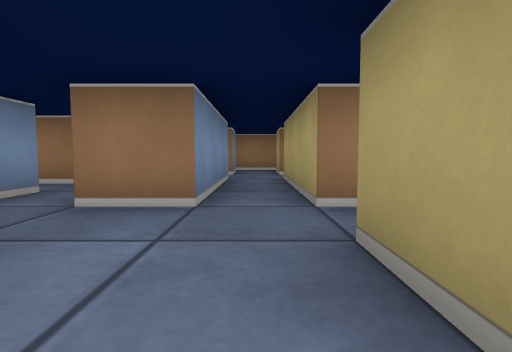
[1] (above)

13 first-person views from a walk through a cub3D ray-caster map. The camera is about half as high as the walls, tilts 4° down and sees 80° across. The floor is counted in squares. Each view is taken from the middle of a square. On the plan, view 1 faces up. The plan holds only what a view shows up to about 9 squares ahead; the rest is blank.

[2]
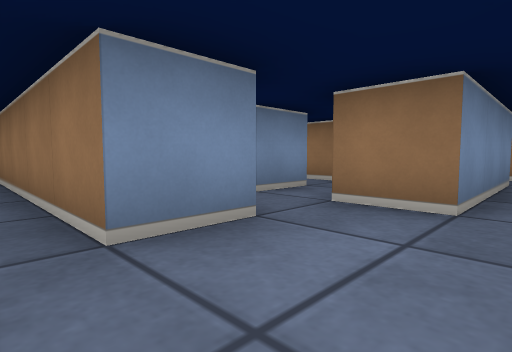

[3]
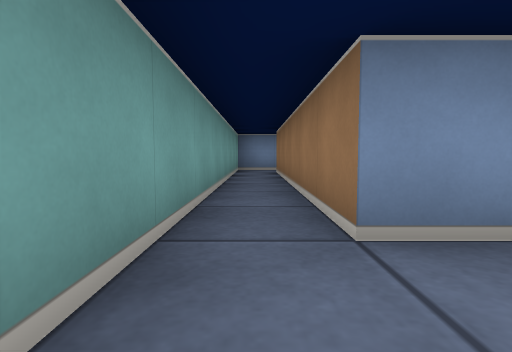

[4]
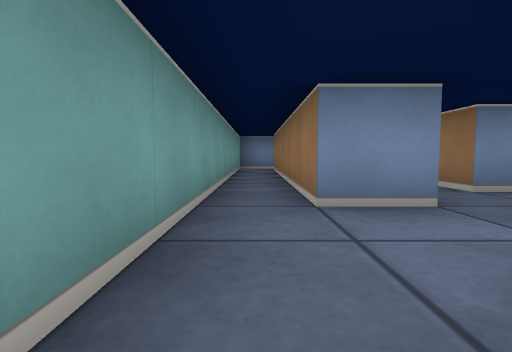

[5]
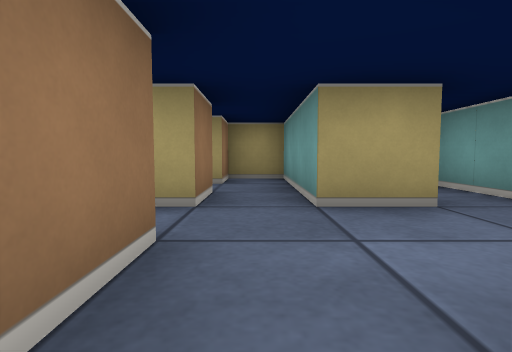

[6]
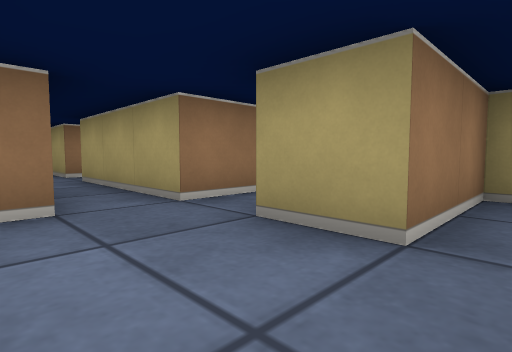

[7]
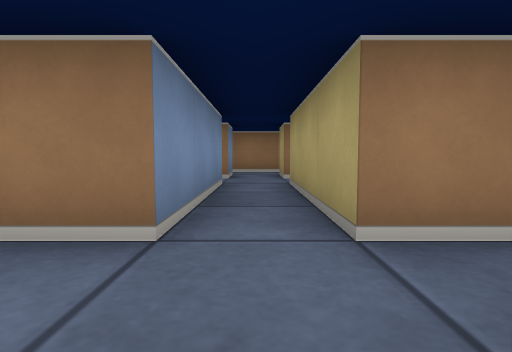

[8]
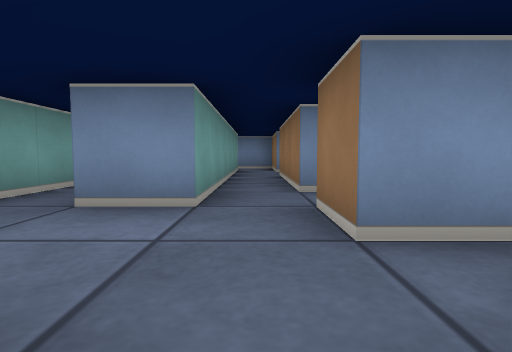

[9]
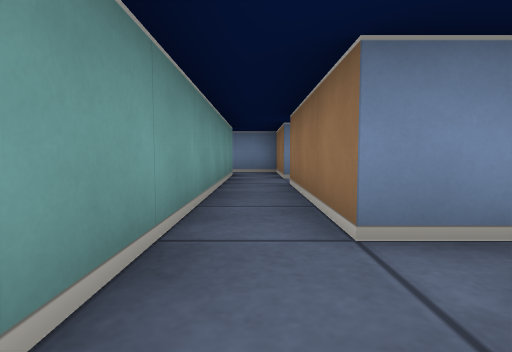

[10]
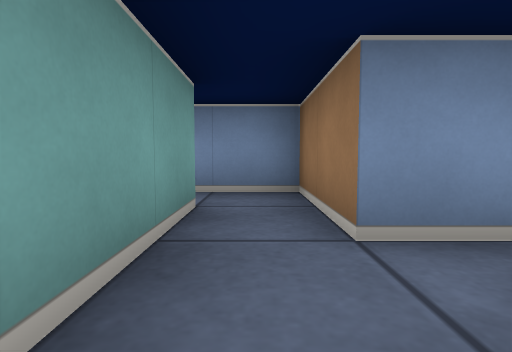

[11]
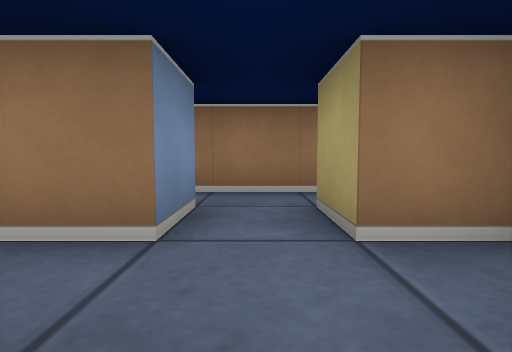

[12]
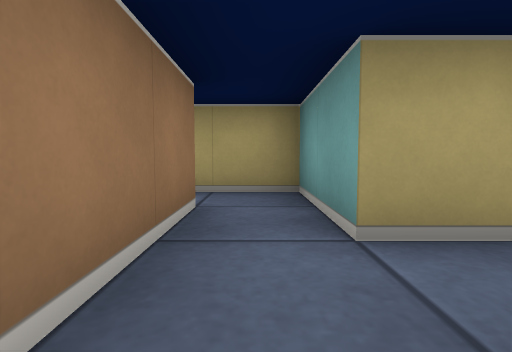

[13]
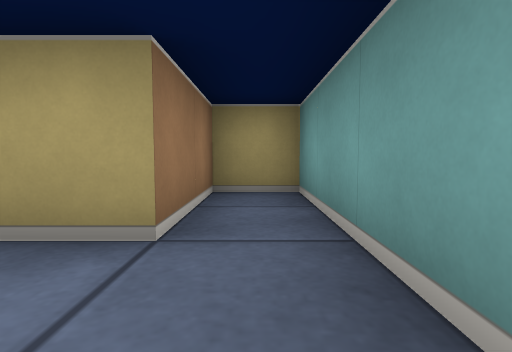

### Floor plan
Points are (right, up) in squares from view 1. A wall is a line through its corners. A room is listed if a view was taken in it or the views show most of it. See-through windows are left out.
Room 1 (views 1, 2, 3, 4, 6, 13)
walls: (-1.5, 0.5) (-7.5, 0.5); (-8.5, 0.5) (-8.5, -0.5) (2.5, -0.5) (2.5, 0.5) (0.5, 0.5)
ways out: opening at (-0.5, 1) to room 2; opening at (-8, 1) to room 5
Room 2 (views 5, 7, 8, 9, 10)
walls: (-2.5, 2.5) (-5.5, 2.5); (-0.5, 2.5) (-1.5, 2.5); (0.5, 0.5) (0.5, 1.5) (1.5, 1.5); (1.5, 2.5) (0.5, 2.5); (-6.5, 1.5) (-1.5, 1.5) (-1.5, 0.5)
ways out: opening at (-0.5, 1) to room 1; opening at (0, 3) to room 3; opening at (-7, 2) to room 5; opening at (-6, 3); opening at (-2, 3); opening at (1, 2)
Room 3 (view 11)
walls: (-0.5, 5.5) (-0.5, 2.5); (-0.5, 6.5) (-1.4, 6.5); (1.4, 6.5) (0.5, 6.5); (0.5, 2.5) (0.5, 5.5)
ways out: opening at (0, 3) to room 2; opening at (0, 7) to room 4
Room 4 (view 12)
walls: (-0.5, 7.5) (-0.5, 6.5); (0.5, 6.5) (0.5, 7.5) (1.5, 7.5); (1.5, 8.5) (-0.8, 8.5)
ways out: opening at (0, 7) to room 3; opening at (1, 8) to room 6
Room 5 (no view inside)
walls: (-7.5, 1.5) (-6.5, 1.5); (-6.5, 2.5) (-8.5, 2.5) (-8.5, 0.5)
ways out: opening at (-8, 1) to room 1; opening at (-7, 2) to room 2
Room 6 (no view inside)
walls: (1.5, 7.5) (2.5, 7.5) (2.5, 8.8)
ways out: opening at (1, 8) to room 4; opening at (2, 9)

Positions as (right, up) in squares from view 1, and headings:
1: (0, 0), facing up
2: (0, 0), facing up-left
3: (0, 0), facing left
4: (1, 0), facing left
5: (-2, 2), facing right
6: (-1, 0), facing up-right
7: (0, 1), facing up
8: (1, 2), facing left
9: (-1, 2), facing left
10: (-5, 2), facing left
11: (0, 5), facing up
12: (-1, 8), facing right
13: (-1, 0), facing right
